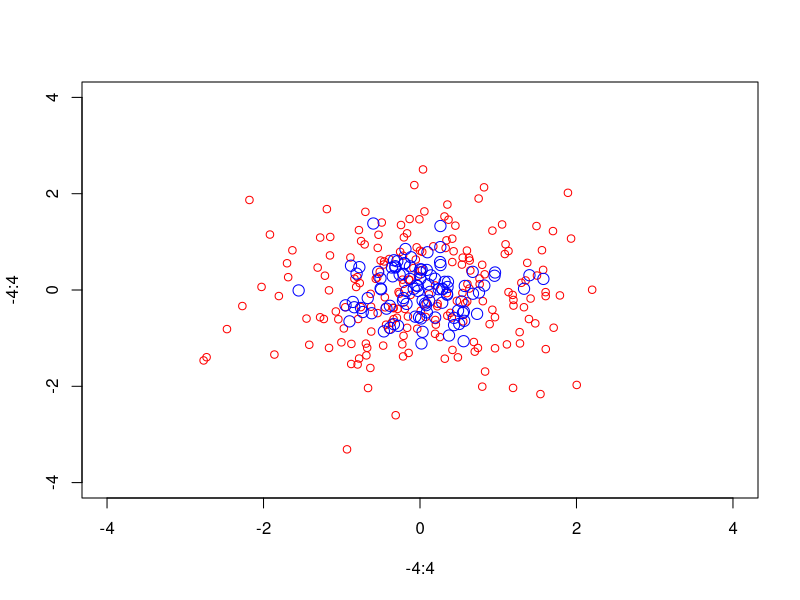
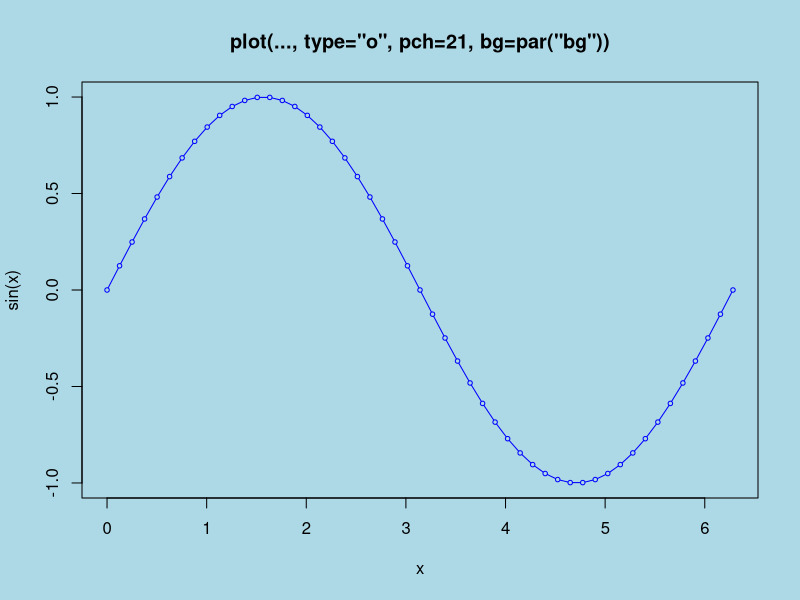
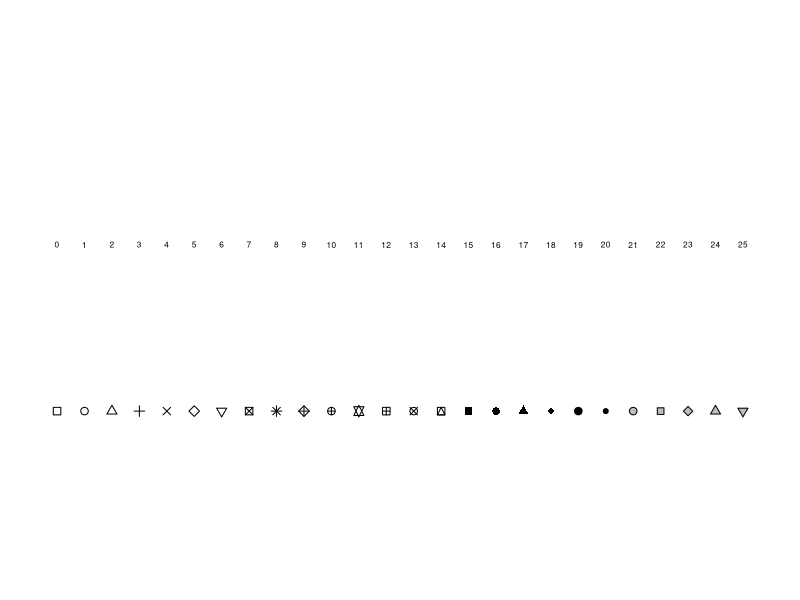
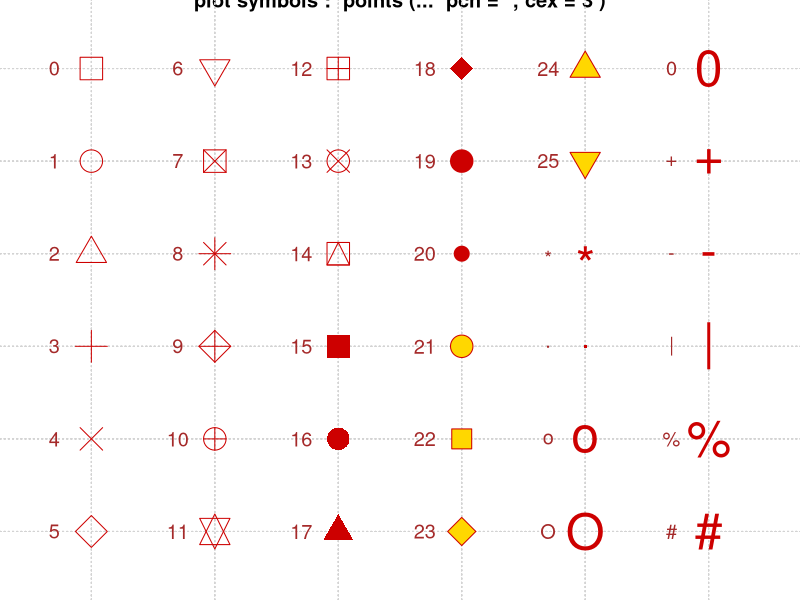
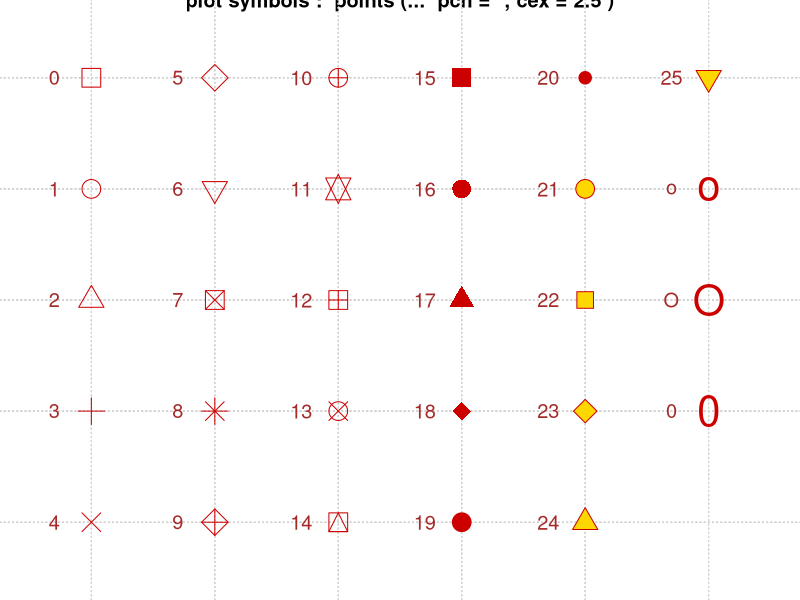
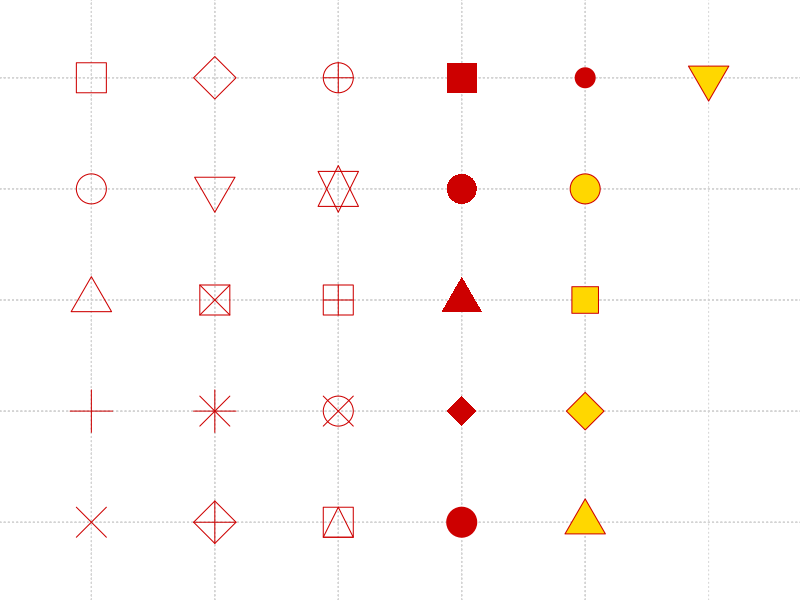

Reproduce these figures in R, in order. (Note: this script raises an error after producing the figures.)
## ---- chunk 1
knitr::opts_chunk$set(echo = TRUE)
## ---- chunk 2
par("lty")
par("col")
par("pch")

par("bg")
par("mar")
par("mfrow")
## ---- chunk 3
example(points)
## ---- chunk 4
## Calculate the tertiles of the data
cutpoints <- quantile(maacs$logno2_new, seq(0, 1, length = 4), na.rm = TRUE) #where is the data 
cutpoints
## ---- chunk 5
## Cut the data at the tertiles and create a new factor variable
maacs$no2tert <- cut(maacs$logno2_new, cutpoints) #cut them using the cut points 
maacs$no2tert

## ---- chunk 6
## See the levels of the newly created factor variable
levels(maacs$no2tert) #see the final levels 
## ---- chunk 7
## Setup ggplot with data frame
g <- ggplot(maacs, aes(logpm25, NocturnalSympt))

## Add layers
g + geom_point(alpha = 1/3) + #the point 
  facet_wrap(bmicat ~ no2tert, nrow = 2, ncol = 4) + #facet with wheight to make panels
  geom_smooth(method="lm", se=FALSE, col="steelblue") + #added smother to each panel 
  theme_bw(base_family = "Avenir", base_size = 10) + #change the theme and font
  labs(x = expression("log " * PM[2.5])) + #labels x
  labs(y = "Nocturnal Symptoms") + #labels y 
  labs(title = "MAACS Cohort") #the title
